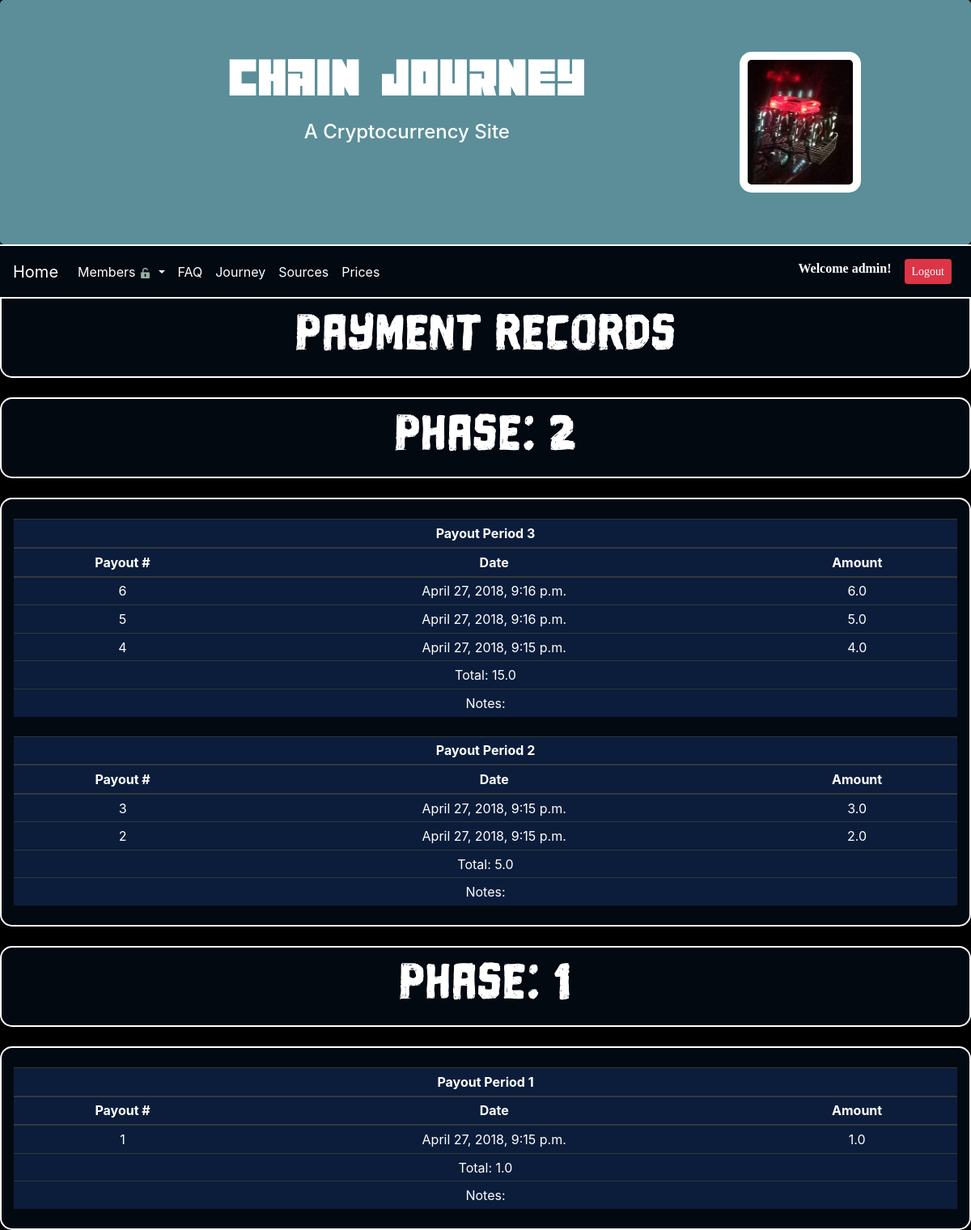
/payments/ (signed in), run on the app's committed database.
### cryptocurrency/models.py (models this page shows, shortened)
class Period(models.Model):
    payoutPeriod = models.ForeignKey(PayoutPeriod, on_delete=models.CASCADE, default="")
    num = models.IntegerField(default=0)
    date = models.DateTimeField()
    amount = models.FloatField(default="")

### cryptocurrency/views.py (the view)
# urls.py: url(r'^payments/$', views.payments, name='payments'),
@login_required(login_url='/login/')
def payments(request):
    phases = Phase.objects.all()
    paymentsArray = []
    for a in phases:
        payoutPeriods = PayoutPeriod.objects.filter(phase=a)
        payoutPeriodInfoArray = []
        for b in payoutPeriods:
            periods = Period.objects.filter(payoutPeriod=b).order_by('num')
            payoutPeriodTotal = 0
            for c in periods:
                payoutPeriodTotal += c.amount
            payoutPeriodInfoArray += [[b.num,[periods[::-1]],round(payoutPeriodTotal,4),b.notes]]
        paymentsArray += [[a.num,payoutPeriodInfoArray[::-1]]]
    x = {}
    x['paymentsArray'] = paymentsArray[::-1]
    return render(request, 'cryptocurrency/payments.html', x)

### cryptocurrency/templates/cryptocurrency/payments.html (shortened to what this page needs)
{% extends 'cryptocurrency/base.html' %}
{% block body %}
<div id="darkBackground" class="col-sm-12" style="border: 2px solid white;word-wrap: break-word;border-radius: 0px 0px 15px 15px;text-align:center;border-top: 0px;">
    <font id="techFont3" style="font-size: 400%">Payment Records</font>
</div>
{% for a in paymentsArray %}
<div class="col-sm-12">
    <br>
</div>
<div id="darkBackground" class="col-sm-12" style="border: 2px solid white;word-wrap: break-word;border-radius: 15px;text-align:center;">
    <font id="techFont3" style="font-size: 400%">Phase: {{a.0}}</font>
</div>
<div class="col-sm-12">
    <br>
</div>
<div id="darkBackground" class="col-sm-12" style="border: 2px solid white;word-wrap: break-word;border-radius: 15px;text-align:center;">
    {% for b in a.1%}
    <br>
    <table id="lightBackground" class="table table-dark table-sm" style="margin: 0px auto;text-align:center;">
        <thead>
            <tr>
                <th colspan="3">Payout Period {{b.0}}</th>
            </tr>
            <tr>
                <th>Payout #</th>
                <th>Date</th>
                <th>Amount</th>
            </tr>
        </thead>
        <tbody>
            {% for c in b.1.0 %}
            <tr>
                <td>{{c.num}}</td>
                <td>{{c.date}}</td>
                <td>{{c.amount}}</td>
            </tr>
            {% endfor %}
            <tr>
                <td colspan="3">Total: {{b.2}}</td>
            </tr>
            <tr>
                <td colspan="3">Notes: {{b.3}}</td>
            </tr>
        </tbody>
    </table>
    {% endfor %}
    <br>
</div>
{% endfor %}
{% endblock %}

### cryptocurrency/templates/cryptocurrency/base.html (shortened to what this page needs)
<!DOCTYPE html>
<html lang="en">
    <head>
        {% load staticfiles %}
        <link rel="stylesheet" href="https://maxcdn.bootstrapcdn.com/bootstrap/4.0.0/css/bootstrap.min.css">
    </head>
    <body>
        <div id="mainJumbotron" class="jumbotron" style="margin-bottom: 0px;color:white;">
			<div class="row justify-content-center" style="text-align:center;">
				<div class="col-sm-8" style="text-align:center;word-wrap: break-word;">
					<h1 id="techFont2" style="font-size: 400%">Chain Journey</h1>
					<h4>A Cryptocurrency Site</h2>
				</div>
				<div class="col-sm-2" style="text-align:center;">
					<img style="width: 150px;border: solid 10px white;border-radius: 15px 15px 15px 15px" src="{% static 'cryptocurrency/img/websitelogo.jpg' %}" alt="zcash">
				</div>
			</div>
		</div>
        <nav class="navbar navbar-expand-sm navbar-dark sticky-top" style="border:solid 2px white;background-color:#030911;border-left: 0px;border-right: 0px;">
            <a class="navbar-brand" href="{% url 'cryptocurrency:home' %}">Home</a>
            <div class="collapse navbar-collapse" id="navbarNavAltMarkup">
        	    <ul class="navbar-nav">
        	        <li class="nav-item dropdown">
                        <a class="nav-link dropdown-toggle {% if request.user.username %}active{% endif %}" href="#" id="navbarDropdown" role="button" data-toggle="dropdown" aria-haspopup="true" aria-expanded="false">
                          Members
                        {% if request.user.username %}
        	               <img style="" src="{% static 'cryptocurrency/img/unlocked.png' %}" alt="loggedin">
            	           </a>
            	           {% else %}
            	               <img style="" src="{% static 'cryptocurrency/img/locked.png' %}" alt="notloggedin">
            	           </a>
            	           <div class="dropdown-menu" aria-labelledby="navbarDropdown">
                              <a class="dropdown-item" href="{% url 'cryptocurrency:login' %}">Login</a>
                         </div>
                        {% endif %}
                      </li>
        	        <li>
        	            <a class="nav-item nav-link active" href="{% url 'cryptocurrency:faq' %}">FAQ</a>
        	        </li>
        	        <li>
        	            <a class="nav-item nav-link active" href="{% url 'cryptocurrency:journey' %}">Journey</a>
        	        </li>
        	        <li>
        	            <a class="nav-item nav-link active" href="{% url 'cryptocurrency:sources' %}">Sources</a>
        	        </li>
        	        <li>
        	            <a class="nav-item nav-link active" href="{% url 'cryptocurrency:prices' %}">Prices</a>
        	        </li>
        		</ul>
        		<ul class="navbar-nav ml-auto">
        		    {% if request.user.username %}
            	        <li>
            	            <a id="techFont4" class="nav-item nav-link active" href="{% url 'cryptocurrency:userprofile' %}"><strong>Welcome {{request.user.username}}!</strong></a>
            	        </li>
            	        <li>
            	            <a id="techFont4" class="nav-item nav-link active" href="{% url 'cryptocurrency:logout' %}">
            	                <button type="button" class="btn btn-danger btn-sm">Logout</button>
            	            </a>
            	        </li>
            	    {% else%}
            	        <li>
            	            <a id="techFont4" class="nav-item nav-link active" href="{% url 'cryptocurrency:login' %}">
            	              <button type="button" class="btn btn-primary btn-sm">Login</button>
            	            </a>
            	        </li>
        	        {% endif %}
        		</ul>
            </div>
        </nav>
        <div class="container-fluid">
			<div class="row">
					{% block body %}
                    {% endblock %}
			</div>
		</div>
    </body>
</html>

### data on the page
Period: num "6", date "April 27, 2018, 9:16 p.m.", amount "6.0"
Period: num "5", date "April 27, 2018, 9:16 p.m.", amount "5.0"
Period: num "4", date "April 27, 2018, 9:15 p.m.", amount "4.0"
Period: num "3", date "April 27, 2018, 9:15 p.m.", amount "3.0"
Period: num "2", date "April 27, 2018, 9:15 p.m.", amount "2.0"
Period: num "1", date "April 27, 2018, 9:15 p.m.", amount "1.0"

### other printed values
{{ request.user.username }} "admin"
{{ a.0 }} "2" "1"
{{ b.0 }} "3" "2" "1"
{{ b.2 }} "15.0" "5.0" "1.0"
